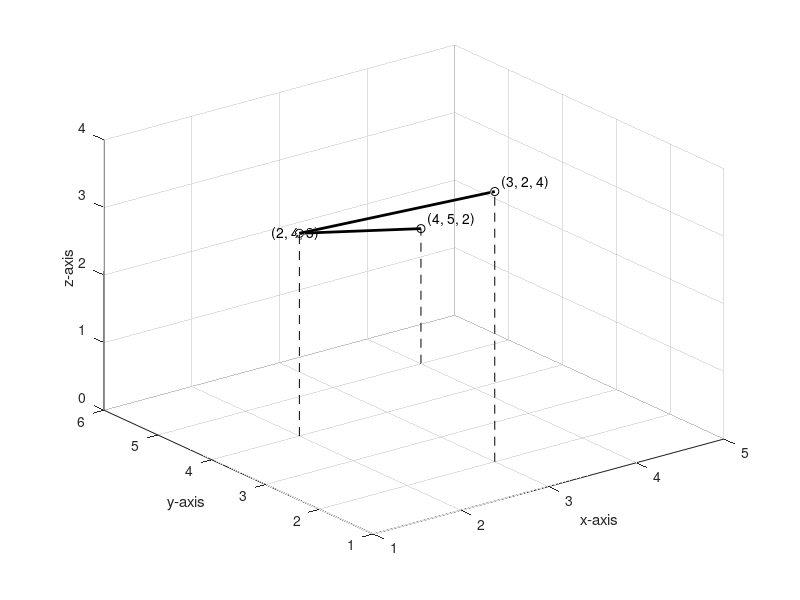

The MATLAB source for this figure: (Note: this script raises an error after producing the figure.)
close all;
figure('color','w');
% (4, 5, 2), (2, 4, 3), (3, 2, 4)
x = [4, 2, 3];
y = [5, 4, 2];
z = [2, 3, 4];
stem3(x, y, z, 'ko--')
hold on;
plot3(x, y, z,'k','linewidth',2)
text(4+0.2, 5+0.2, 2, '(4, 5, 2)')
text(2-0.2, 4+0.2, 3, '(2, 4, 3)')
text(3+0.2, 2+0.2, 4, '(3, 2, 4)')

grid on;
xlim([1, 5])
ylim([1, 6])
xticks(1:5);
yticks(1:6)
xlabel('x-axis');
ylabel('y-axis')
zlabel('z-axis')

newVid = VideoWriter('pic_xyz.mp4', 'MPEG-4'); % New
newVid.FrameRate = 60;
newVid.Quality = 100;
open(newVid);

for i = 0:0.5:359
    view(-37.5 + i, 30)

    drawnow;
    writeVideo(newVid, getframe(gcf)) % 0.5초씩 그리기

end


for i = 1:30 % 마지막 장면에서 1.5초 더 대기할 수 있도록
    writeVideo(newVid, getframe(gcf))
end

close(newVid)